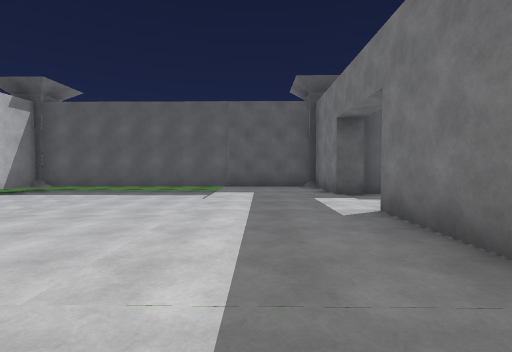
View 1 (above)

17 first-person views from a walk through a scene from a Unity 3-D project. The camera is 1.3 m above the floor, tilts 2° down and sees 85° across. The floor is counted in squares, 2 m on a side. Each view is taken from the middle of a square. On the plan, view 1 faces up. The plan holds only what a view shows up to about 9 squares ahead; the rest is blank. The place goes on beyond the plan. The player character is not drawn. Some animated figures are left out. Surface patterns are stand-ins for the level's own textures.

View 2
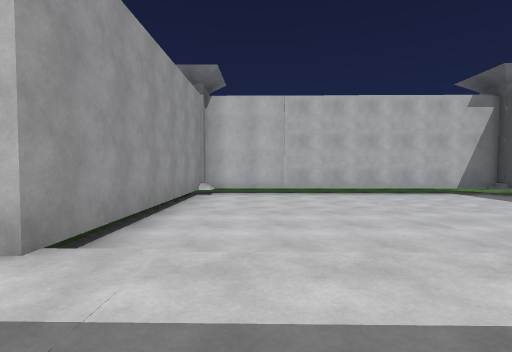

View 3
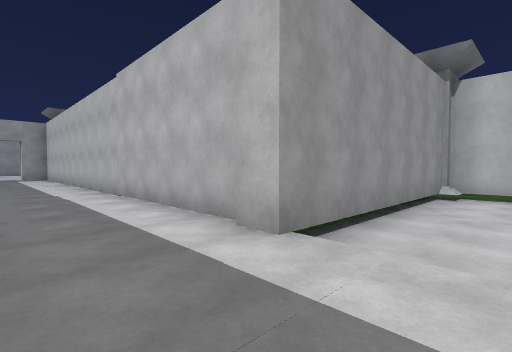

View 4
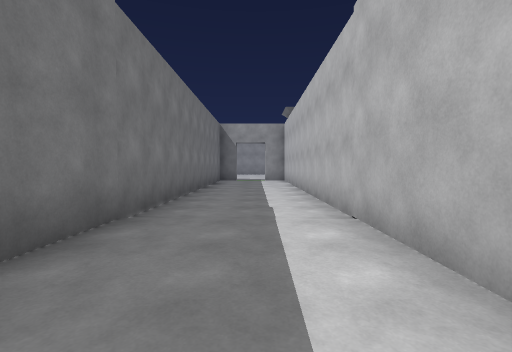

View 5
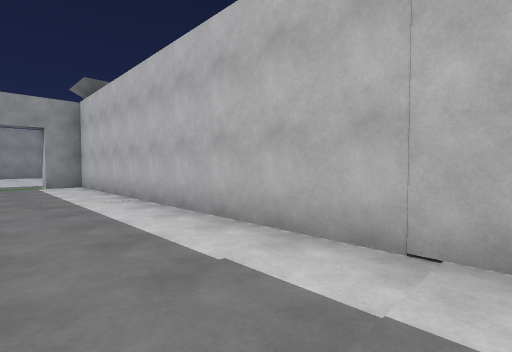

View 6
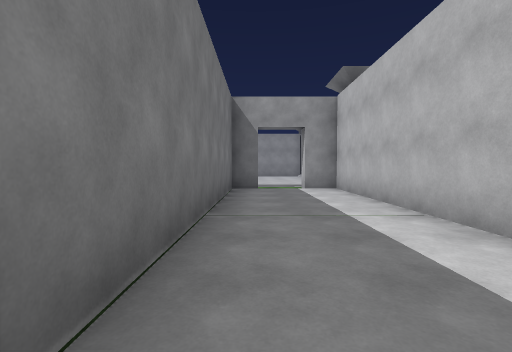

View 7
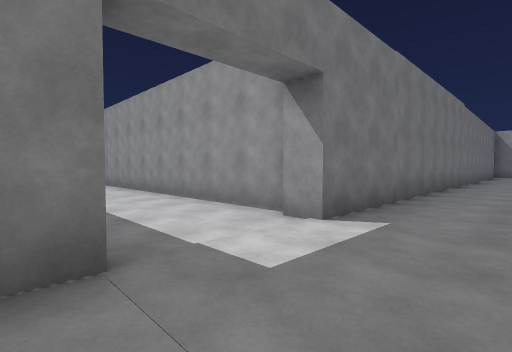

View 8
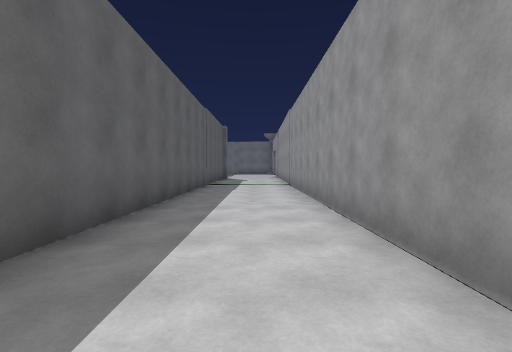

View 9
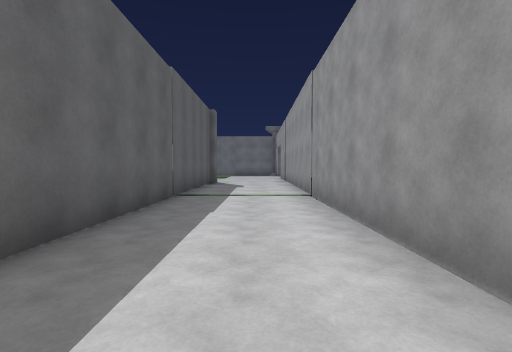

View 10
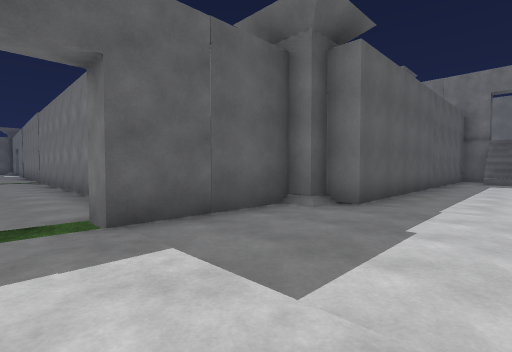

View 11
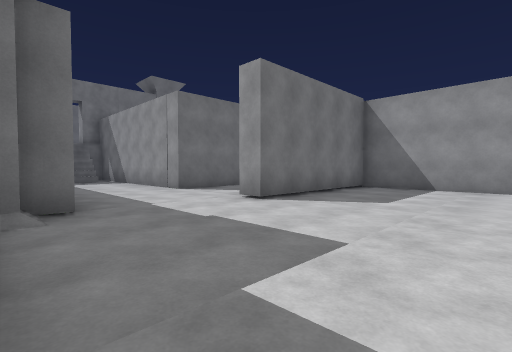

View 12
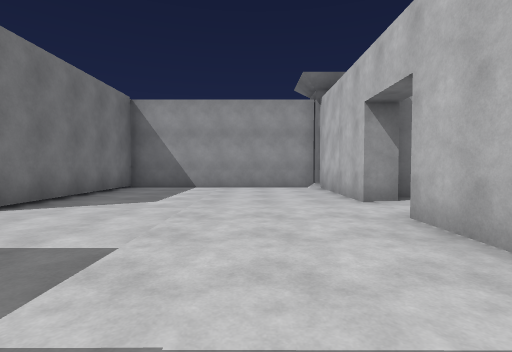

View 13
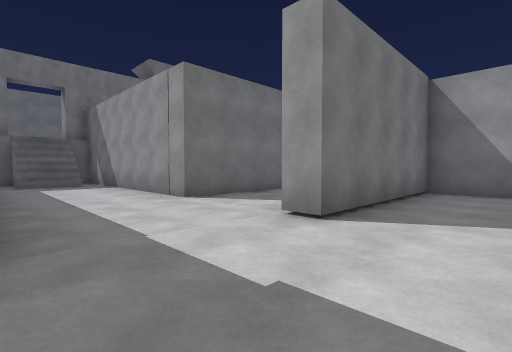

View 14
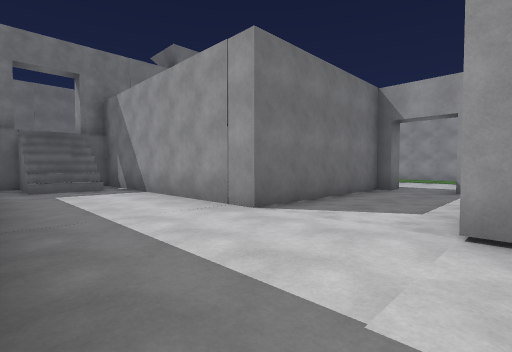

View 15
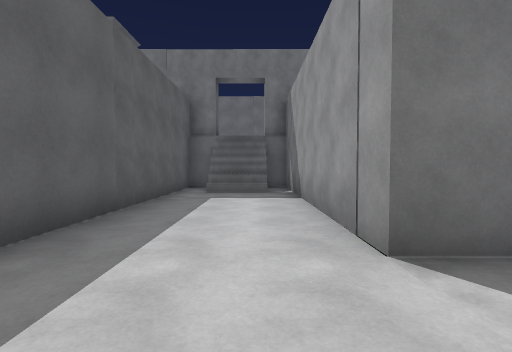

View 16
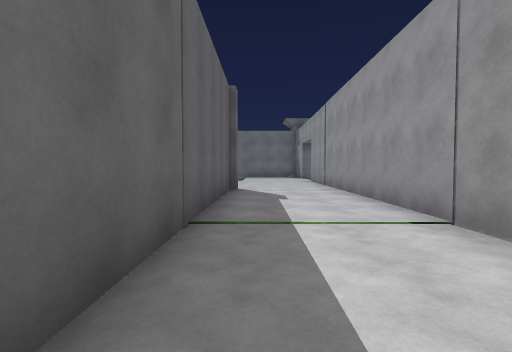

View 17
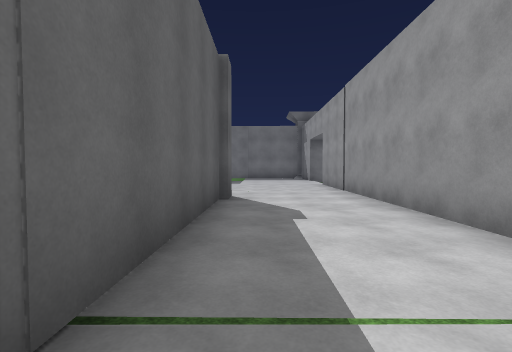

### Floor plan
Key: @ floor where view 1 was taken; # wall or solid block; . main floor; - floor 0.25 m lower than the main floor; / step, stairs or slope; P pillar.
Columns run from 8 left of view 1 to 20 right of it. Each row starts with its distance up from view 1.
 10 PP        P
  9 P#########PP
  8  #-----/..#
  7  #-----/..################
  6  #-----/................../..
  5  #-----/.....................
  4  #-----/..##############.....
  3  #-----/..#            ######
  2  #-----/..#
  1  #-----/..#
  0 P#######@.#
 -1        #..#
 -2        #..#
 -3        #..#
 -4       ##..#
 -5       #...#
 -6       #...#
 -7       #...#
 -8       #...#
 -9       #...#
-10       #...#
-11       #...#
-12       #...#
-13       #...#
-14      P##.##
-15      PP#.###PP
-16        ......##########
-17       #.............//
-18       #.............//
-19       ......#..########
-20      .......#..#
-21      ##.....#..#
-22       #.....#..#
-23       #.....#..#
-24      PP#######.#
-25               //

Positions as (right, up) in squares from view 1, and headings:
1: (0, 0), facing up
2: (1, 2), facing left
3: (1, 2), facing down-left
4: (0, -1), facing down
5: (1, -4), facing down-left
6: (1, -6), facing down
7: (0, 7), facing down-right
8: (2, 5), facing right
9: (6, 5), facing right
10: (0, -18), facing up-right
11: (0, -15), facing down-right
12: (0, -15), facing down
13: (2, -16), facing down-right
14: (4, -16), facing down-right
15: (5, -18), facing right
16: (9, 6), facing right
17: (11, 6), facing right
